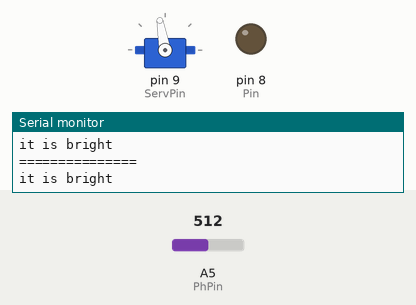
This sketch was run on a simulated Arduino Uno, built with avr-gcc and run on an emulated ATmega328P. Parts: servo, output pins drawn as LEDs (lit = HIGH), the last lines printed to the serial monitor. The inputs (shaded band) are chosen by the test bench; at power-on: A5 (PhPin) = 512.

Above: at 2.0 s.
2.1 s: A5 (PhPin) set to 959
3.8 s: A5 (PhPin) set to 987
At 5.4 s:
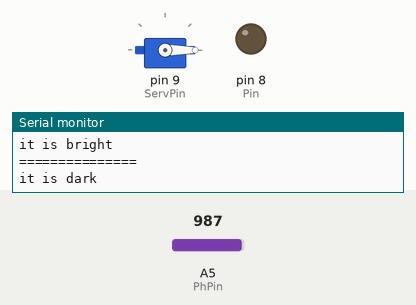
6.3 s: A5 (PhPin) set to 900
At 8.4 s:
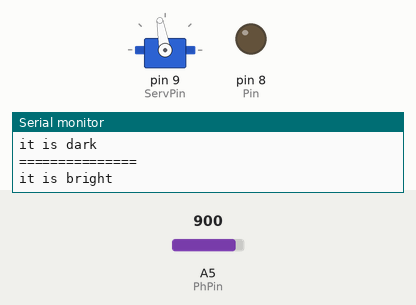
8.7 s: A5 (PhPin) set to 1023
At 10.3 s:
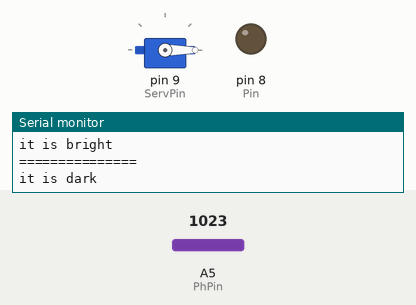
Timing chart, 0 to 11.8 s (numbered marks = the images above; inputs shaded):
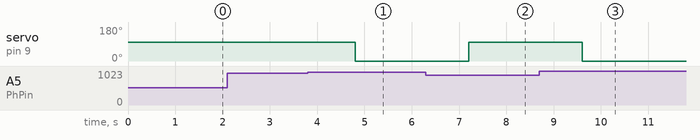

The sketch:

prog_Servo_D_N.ino
```cpp
#include <Servo.h>
int ServPin=9;
int ServPos;
int Pin=8;
int PhPin=A5;
int PhVal;
int w8=1000;
float Light;
Servo Srv;
////////////////////////////////////
void setup() {
  Serial.begin(9600);
 Srv.attach(ServPin);
 pinMode(Pin,OUTPUT);

}
/////////////////////////////////////
void loop() {
  PhVal=analogRead(PhPin);
  Light=PhVal/1023.*100.;
  if (Light>=95){
    ServPos=0;
    Srv.write(ServPos);
    delay(200);
    Serial.println("===============");
    Serial.println("it is dark");
  }
  else if (Light<95){
    ServPos=100;
    Srv.write(ServPos);
    delay(200);
    Serial.println("===============");
    Serial.println("it is bright");
  }
  delay(w8);


}
```

Measured:
- the behaviour switches between 971 and 972 on A5 (PhPin) (found by bisection; images 0 and 1)
- after the input at 3.8 s, servo on pin 9 (ServPin): 100° → 0° after 1.0 s
- after the input at 6.3 s, servo on pin 9 (ServPin): 0° → 100° after 0.90 s
- after the input at 8.7 s, servo on pin 9 (ServPin): 100° → 0° after 0.90 s
